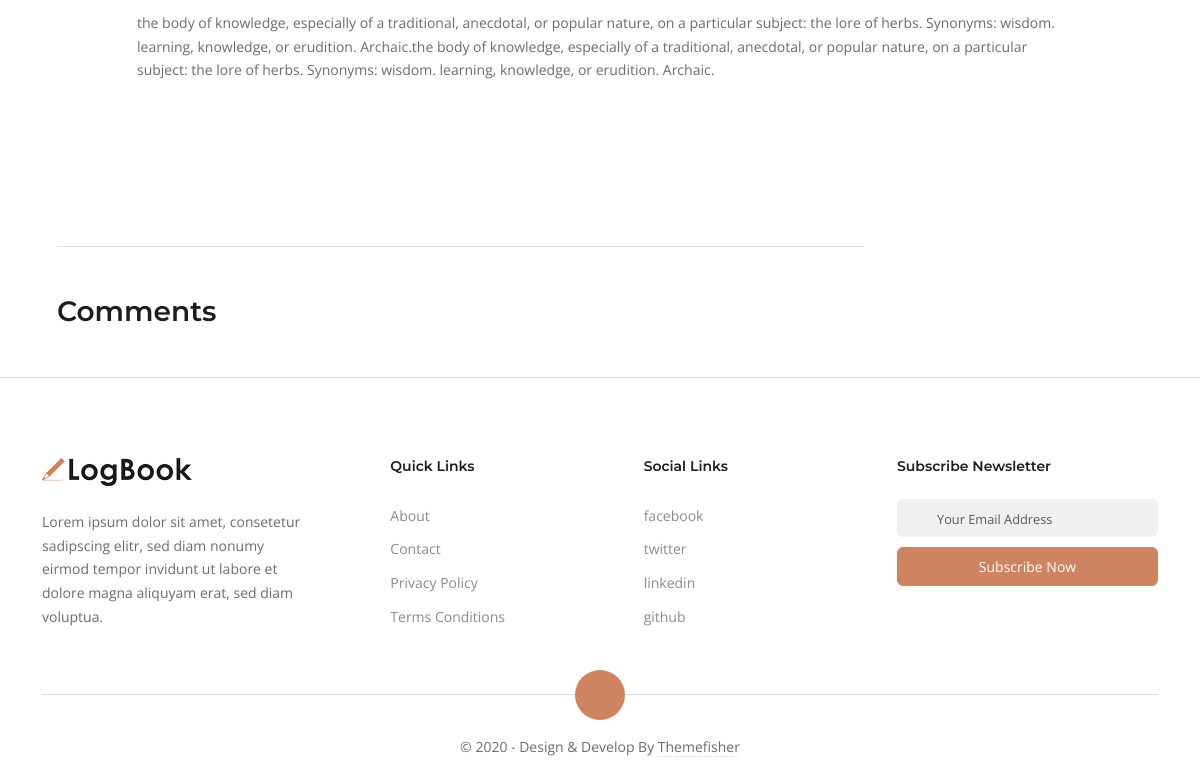
Before: /main/posts/1 (lower part) with the older database file.
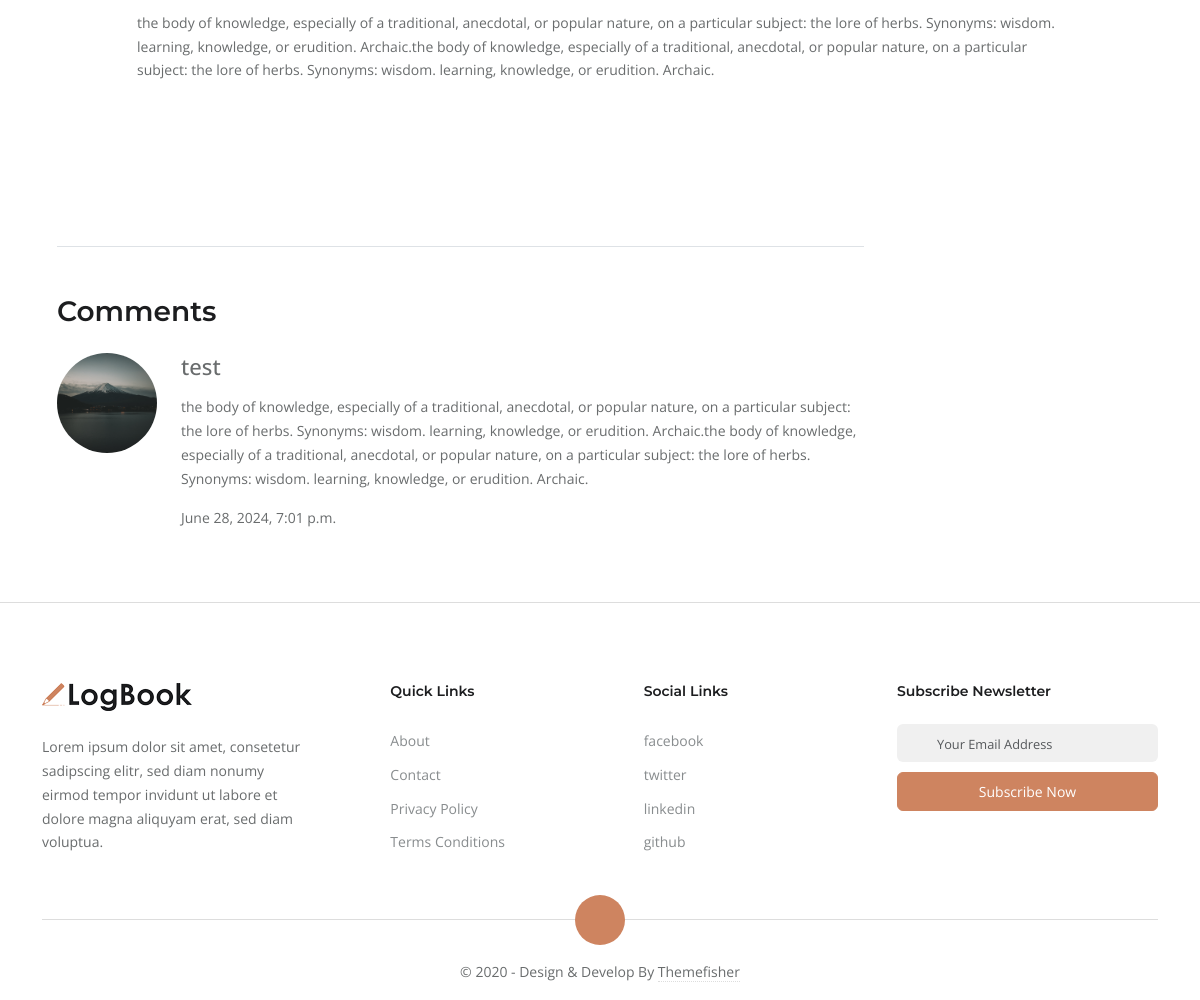
After: the same page with the newer database file.
### blog/models.py (models this page shows)
class Comment(models.Model):
    user = models.ForeignKey(User, on_delete=models.CASCADE)
    post = models.ForeignKey(Post, on_delete=models.CASCADE)
    content = models.TextField()
    created_at = models.DateTimeField(auto_now_add=True)

class User(AbstractUser):
    image = models.ImageField(upload_to='static/user/')

### blog/views.py (the view, shortened to what this page needs)
# urls.py: path('main/posts/<int:pk>', post_detail, name='post_detail'),
def post_detail(request, pk):
    p = Post.objects.get(id=pk)
    comments = Comment.objects.filter(post=p)
    return render(request, 'post-details-1.html', {'post': p, 'comments': comments})

### templates/post-details-1.html (shortened to what this page needs)
{% extends 'base.html' %}
{% load static %}
{% block content %}
<section class="section">
	<div class="container">
		<article class="row mb-4">
			<div class="col-lg-10 mx-auto">
				<div class="content">
					<p>{{ post.content }}</p>
				</div>
			</div>
		</article>
	</div>
</section>
<div class="container">
	<div class="">
		<div class="col-lg-9 col-md-12 ">
			<div class="mb-5 border-top mt-4 pt-5">
				<h3 class="mb-4">Comments</h3>
				{% for comment in comments %}
				<div class="media d-block d-sm-flex mb-4 pb-4">
					<a class="d-inline-block mr-2 mb-3 mb-md-0" href="#">
						<img src="{{ comment.user.image.url }}" class="mr-3 rounded-circle"
							style="height: 100px;object-fit: cover;width: 100px;" alt="">
					</a>
					<div class="media-body">
						<a href="#!" class="h4 d-inline-block mb-3">{{ comment.user.username }}</a>
						<p>{{ comment.content }}</p>
						<span class="text-black-800 mr-3 font-weight-600">{{ comment.created_at }}</span>
					</div>
				</div>
				{% endfor %}
			</div>
		</div>
	</div>
</div>
{% endblock content %}

Changed rows visible on the page:
added Comment: user.image (picture), user.username "test", content "the body of knowledge, especially of a traditional, anecdotal, or popular nature, on a particular subject: the lore of herbs. Synonyms: wisdom. learning, knowledge, or erudition. Archaic.the body of knowledge, especially of a traditional, anecdotal, or popular nature, on a particular subject: the lore of herbs. Synonyms: wisdom. learning, knowledge, or erudition. Archaic.", created_at "June 28, 2024, 7:01 p.m."
